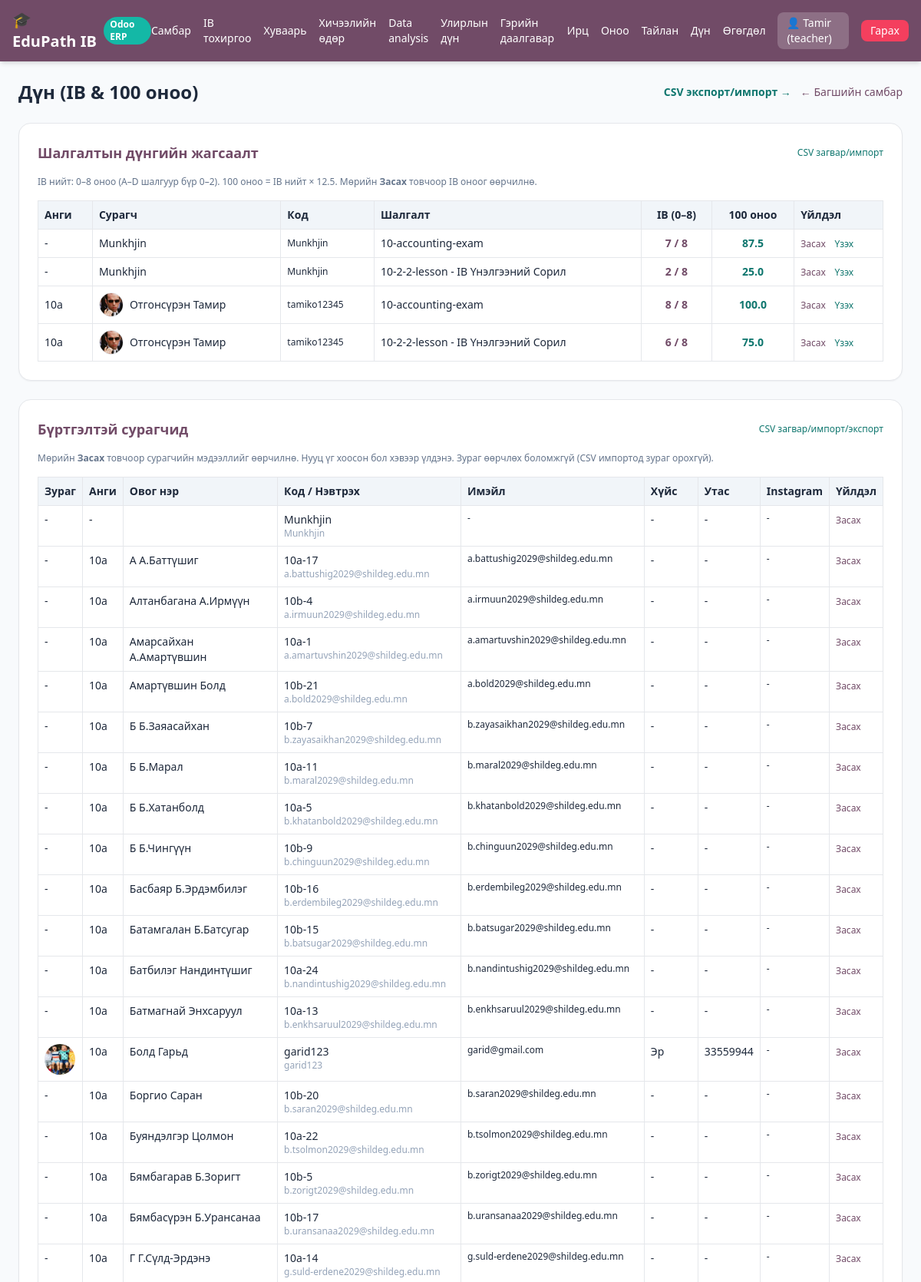
The page /scores (signed in, upper part) on the database its author committed.
### tables this page shows
CREATE TABLE users (
        id INTEGER PRIMARY KEY AUTOINCREMENT,
        username TEXT UNIQUE,
        password TEXT,
        role TEXT,
        gemini_api_key TEXT
    , deepseek_api_key TEXT, grade TEXT, name TEXT, surname TEXT, student_code TEXT, email TEXT, gender TEXT, phone TEXT, instagram TEXT, photo_path TEXT);

CREATE TABLE quizzes (
        id INTEGER PRIMARY KEY AUTOINCREMENT,
        lesson_id INTEGER,
        title TEXT,
        questions_json TEXT,
        image_path TEXT,
        created_by INTEGER
    , is_active INTEGER DEFAULT 1, time_limit_minutes INTEGER);

CREATE TABLE submissions (
        id INTEGER PRIMARY KEY AUTOINCREMENT,
        quiz_id INTEGER,
        student_id INTEGER,
        responses_json TEXT,
        evaluation_json TEXT,
        total_score INTEGER
    );

### app.py (the view)
@app.get("/scores", response_class=HTMLResponse)
def scores_page(request: Request, user: dict = Depends(get_current_user), db: sqlite3.Connection = Depends(get_db)):
    if not user or user["role"] != "teacher":
        return RedirectResponse("/login")
    c = db.cursor()
    c.execute(
        """
        SELECT s.id, s.total_score, s.evaluation_json, s.responses_json,
               q.title as quiz_title, q.id as quiz_id,
               u.id as student_id, u.username, u.name, u.surname, u.grade, u.student_code, u.email, u.photo_path
        FROM submissions s
        JOIN quizzes q ON s.quiz_id = q.id
        JOIN users u ON s.student_id = u.id
        WHERE u.role = 'student'
        ORDER BY u.grade, u.surname, u.name, s.id DESC
        """
    )
    rows = []
    for r in c.fetchall():
        d = dict(r)
        try:
            d["evaluation"] = json.loads(d["evaluation_json"]) if d["evaluation_json"] else {}
        except Exception:
            d["evaluation"] = {}
        d["score_100"] = ib_to_100(d["total_score"])
        rows.append(d)
    c.execute(
        """
        SELECT id, username, name, surname, grade, student_code, email, gender, phone, instagram, photo_path
        FROM users WHERE role = 'student'
        ORDER BY grade, surname, name
        """
    )
    students = [dict(r) for r in c.fetchall()]
    return templates.TemplateResponse(
        request=request,
        name="scores.html",
        context={"user": user, "rows": rows, "students": students},
    )

### templates/scores.html (shortened to what this page needs)
{% extends "base.html" %}
{% block content %}
<div class="space-y-6">
  <div class="flex flex-wrap justify-between items-center gap-3">
    <h1 class="text-2xl font-black text-slate-800">Дүн (IB & 100 оноо)</h1>
    <div class="flex items-center gap-3 text-sm">
      <a href="/teacher/data-transfer" class="font-semibold text-teal-700 hover:underline">CSV экспорт/импорт →</a>
      <a href="/teacher" class="text-[#714B67] hover:underline">← Багшийн самбар</a>
    </div>
  </div>
  <div class="bg-white p-6 rounded-2xl shadow-sm border overflow-x-auto">
    <div class="flex items-center justify-between mb-4">
      <h2 class="text-lg font-bold text-[#714B67]">Шалгалтын дүнгийн жагсаалт</h2>
      <div class="text-xs"><a href="/teacher/data-transfer" class="text-teal-700 hover:underline">CSV загвар/импорт</a></div>
    </div>
    <p class="text-xs text-slate-500 mb-4">IB нийт: 0–8 оноо (A–D шалгуур бүр 0–2). 100 оноо = IB нийт × 12.5. Мөрийн <b>Засах</b> товчоор IB оноог өөрчилнө.</p>
    <table class="w-full text-sm border-collapse">
      <thead>
        <tr class="bg-slate-100 text-left">
          <th class="p-2 border">Анги</th>
          <th class="p-2 border">Сурагч</th>
          <th class="p-2 border">Код</th>
          <th class="p-2 border">Шалгалт</th>
          <th class="p-2 border text-center">IB (0–8)</th>
          <th class="p-2 border text-center">100 оноо</th>
          <th class="p-2 border">Үйлдэл</th>
        </tr>
      </thead>
      <tbody>
        {% for r in rows %}
        <tr class="border-b hover:bg-slate-50">
          <td class="p-2 border font-medium">{{ r.grade or '-' }}</td>
          <td class="p-2 border">
            <div class="flex items-center gap-2">
              {% if r.photo_path %}<img src="/photo/{{ r.photo_path }}" alt="" class="w-8 h-8 rounded-full object-cover border">{% endif %}
              <span>{{ (r.surname or '') ~ ' ' ~ (r.name or '') if r.name else r.username }}</span>
            </div>
          </td>
          <td class="p-2 border text-xs">{{ r.student_code or r.username }}</td>
          <td class="p-2 border">{{ r.quiz_title }}</td>
          <td class="p-2 border text-center font-bold text-[#714B67]">
            <span class="inline-view-only">{{ r.total_score }} / 8</span>
          </td>
          <td class="p-2 border text-center font-bold text-teal-700">{{ r.score_100 }}</td>
          <td class="p-2 border whitespace-nowrap">
            <span class="inline-view-only">
              <button type="button" onclick="editRow(this)" class="text-xs text-[#714B67] hover:underline">Засах</button>
              <a href="/quiz/result/{{ r.id }}" class="text-xs text-teal-700 hover:underline ml-2">Үзэх</a>
            </span>
          </td>
        </tr>
        {% else %}
        <tr><td colspan="7" class="p-4 text-center text-slate-400">Одоогоор дүн байхгүй.</td></tr>
        {% endfor %}
      </tbody>
    </table>
  </div>
  <div class="bg-white p-6 rounded-2xl shadow-sm border overflow-x-auto">
    <div class="flex items-center justify-between mb-4">
      <h2 class="text-lg font-bold text-[#714B67]">Бүртгэлтэй сурагчид</h2>
      <div class="text-xs"><a href="/teacher/data-transfer" class="text-teal-700 hover:underline">CSV загвар/импорт/экспорт</a></div>
    </div>
    <p class="text-xs text-slate-500 mb-4">Мөрийн <b>Засах</b> товчоор сурагчийн мэдээллийг өөрчилнө. Нууц үг хоосон бол хэвээр үлдэнэ. Зураг өөрчлөх боломжгүй (CSV импортод зураг орохгүй).</p>
    <table class="w-full text-sm border-collapse">
      <thead>
        <tr class="bg-slate-100 text-left">
          <th class="p-2 border">Зураг</th>
          <th class="p-2 border">Анги</th>
          <th class="p-2 border">Овог нэр</th>
          <th class="p-2 border">Код / Нэвтрэх</th>
          <th class="p-2 border">Имэйл</th>
          <th class="p-2 border">Хүйс</th>
          <th class="p-2 border">Утас</th>
          <th class="p-2 border">Instagram</th>
          <th class="p-2 border">Үйлдэл</th>
        </tr>
      </thead>
      <tbody>
        {% for s in students %}
        <tr class="border-b align-top">
          <td class="p-2 border">{% if s.photo_path %}<img src="/photo/{{ s.photo_path }}" alt="" class="w-10 h-10 rounded-full object-cover">{% else %}-{% endif %}</td>
          <td class="p-2 border">
            <span class="inline-view-only">{{ s.grade or '-' }}</span>
          </td>
          <td class="p-2 border">
            <span class="inline-view-only">{{ s.surname or '' }} {{ s.name or '' }}</span>
          </td>
          <td class="p-2 border">
            <span class="inline-view-only">{{ s.student_code or s.username }}<div class="text-xs text-slate-400">{{ s.username }}</div></span>
          </td>
          <td class="p-2 border text-xs">
            <span class="inline-view-only">{{ s.email or '-' }}</span>
          </td>
          <td class="p-2 border">
            <span class="inline-view-only">{{ s.gender or '-' }}</span>
          </td>
          <td class="p-2 border">
            <span class="inline-view-only">{{ s.phone or '-' }}</span>
          </td>
          <td class="p-2 border text-xs">
            <span class="inline-view-only">{{ s.instagram or '-' }}</span>
          </td>
          <td class="p-2 border whitespace-nowrap">
            <span class="inline-view-only"><button type="button" onclick="editRow(this)" class="text-xs text-[#714B67] hover:underline">Засах</button></span>
          </td>
        </tr>
        {% else %}
        <tr><td colspan="9" class="p-4 text-center text-slate-400">Сурагч бүртгэгдээгүй.</td></tr>
        {% endfor %}
      </tbody>
    </table>
  </div>
</div>
{% endblock %}

### templates/base.html (shortened to what this page needs)
<!DOCTYPE html>
<html lang="mn">
<head>
  <script src="https://cdn.tailwindcss.com"></script>
</head>
<body class="bg-slate-50 text-slate-800 min-h-screen flex flex-col">
  <nav class="bg-[#714B67] text-white shadow-md">
    <div class="max-w-7xl mx-auto px-4 py-3 flex justify-between items-center">
      <a href="/" class="flex items-center space-x-2 font-bold text-xl">
        <span>🎓 EduPath IB</span>
        <span class="text-xs bg-teal-500 text-white px-2 py-0.5 rounded-full">Odoo ERP</span>
      </a>
      <div class="flex items-center space-x-4 text-sm">
        {% if user %}
          {% if user.role == 'teacher' %}
            <a href="/teacher" class="hover:underline">Самбар</a>
            <a href="/teacher/setup" class="hover:underline">IB тохиргоо</a>
            <a href="/teacher/timetable" class="hover:underline">Хуваарь</a>
            <a href="/teacher/sessions" class="hover:underline">Хичээлийн өдөр</a>
            <a href="/teacher/data-analysis" class="hover:underline">Data analysis</a>
            <a href="/teacher/term-grades" class="hover:underline">Улирлын дүн</a>
            <a href="/teacher/homework" class="hover:underline">Гэрийн даалгавар</a>
            <a href="/teacher/attendance" class="hover:underline">Ирц</a>
            <a href="/teacher/scoring" class="hover:underline">Оноо</a>
            <a href="/teacher/reports" class="hover:underline">Тайлан</a>
            <a href="/scores" class="hover:underline">Дүн</a>
            <a href="/teacher/data-transfer" class="hover:underline">Өгөгдөл</a>
          {% else %}
            <a href="/student" class="hover:underline">Самбар</a>
            <a href="/student/data-analysis" class="hover:underline">Data analysis</a>
            <a href="/student/term-grades" class="hover:underline">Улирлын дүн</a>
            <a href="/student/report" class="hover:underline">Миний тайлан</a>
          {% endif %}
          <span class="bg-white/20 px-3 py-1 rounded-lg">👤 {{ user.name or user.username }} ({{ user.role }})</span>
          <a href="/logout" class="bg-rose-500 hover:bg-rose-600 px-3 py-1 rounded-lg transition">Гарах</a>
        {% endif %}
      </div>
    </div>
  </nav>
  <main class="flex-1 max-w-7xl w-full mx-auto p-6">
    {% block content %}{% endblock %}
  </main>
</body>
</html>

### rows shown on the page
users: username "Tamir", role "teacher"
users: grade "-", username "Munkhjin", quiz_title "10-accounting-exam", total_score "7", score_100 "87.5", quiz_title "10-2-2-lesson - IB Үнэлгээний Сорил", total_score "2", score_100 "25.0", email "-", gender "-", phone "-", instagram "-"
users: grade "10a", photo_path (picture), name+surname "Отгонсүрэн Тамир", student_code "tamiko12345", quiz_title "10-accounting-exam", total_score "8", score_100 "100.0", quiz_title "10-2-2-lesson - IB Үнэлгээний Сорил", total_score "6", score_100 "75.0"
users: grade "10a", surname "А", name "А.Баттүшиг", student_code "10a-17", username "a.battushig2029@shildeg.edu.mn", email "a.battushig2029@shildeg.edu.mn", gender "-", phone "-", instagram "-"
users: grade "10a", surname "Алтанбагана", name "А.Ирмүүн", student_code "10b-4", username "a.irmuun2029@shildeg.edu.mn", email "a.irmuun2029@shildeg.edu.mn", gender "-", phone "-", instagram "-"
users: grade "10a", surname "Амарсайхан", name "А.Амартүвшин", student_code "10a-1", username "a.amartuvshin2029@shildeg.edu.mn", email "a.amartuvshin2029@shildeg.edu.mn", gender "-", phone "-", instagram "-"
users: grade "10a", surname "Амартүвшин", name "Болд", student_code "10b-21", username "a.bold2029@shildeg.edu.mn", email "a.bold2029@shildeg.edu.mn", gender "-", phone "-", instagram "-"
users: grade "10a", surname "Б", name "Б.Заяасайхан", student_code "10b-7", username "b.zayasaikhan2029@shildeg.edu.mn", email "b.zayasaikhan2029@shildeg.edu.mn", gender "-", phone "-", instagram "-"
users: grade "10a", surname "Б", name "Б.Марал", student_code "10a-11", username "b.maral2029@shildeg.edu.mn", email "b.maral2029@shildeg.edu.mn", gender "-", phone "-", instagram "-"
users: grade "10a", surname "Б", name "Б.Хатанболд", student_code "10a-5", username "b.khatanbold2029@shildeg.edu.mn", email "b.khatanbold2029@shildeg.edu.mn", gender "-", phone "-", instagram "-"
users: grade "10a", surname "Б", name "Б.Чингүүн", student_code "10b-9", username "b.chinguun2029@shildeg.edu.mn", email "b.chinguun2029@shildeg.edu.mn", gender "-", phone "-", instagram "-"
users: grade "10a", surname "Басбаяр", name "Б.Эрдэмбилэг", student_code "10b-16", username "b.erdembileg2029@shildeg.edu.mn", email "b.erdembileg2029@shildeg.edu.mn", gender "-", phone "-", instagram "-"
users: grade "10a", surname "Батамгалан", name "Б.Батсугар", student_code "10b-15", username "b.batsugar2029@shildeg.edu.mn", email "b.batsugar2029@shildeg.edu.mn", gender "-", phone "-", instagram "-"
users: grade "10a", surname "Батбилэг", name "Нандинтүшиг", student_code "10a-24", username "b.nandintushig2029@shildeg.edu.mn", email "b.nandintushig2029@shildeg.edu.mn", gender "-", phone "-", instagram "-"
users: grade "10a", surname "Батмагнай", name "Энхсаруул", student_code "10a-13", username "b.enkhsaruul2029@shildeg.edu.mn", email "b.enkhsaruul2029@shildeg.edu.mn", gender "-", phone "-", instagram "-"
users: photo_path (picture), grade "10a", surname "Болд", name "Гарьд", student_code "garid123", username "garid123", email "garid@gmail.com", gender "Эр", phone "33559944", instagram "-"
users: grade "10a", surname "Боргио", name "Саран", student_code "10b-20", username "b.saran2029@shildeg.edu.mn", email "b.saran2029@shildeg.edu.mn", gender "-", phone "-", instagram "-"
users: grade "10a", surname "Буяндэлгэр", name "Цолмон", student_code "10a-22", username "b.tsolmon2029@shildeg.edu.mn", email "b.tsolmon2029@shildeg.edu.mn", gender "-", phone "-", instagram "-"
users: grade "10a", surname "Бямбагарав", name "Б.Зоригт", student_code "10b-5", username "b.zorigt2029@shildeg.edu.mn", email "b.zorigt2029@shildeg.edu.mn", gender "-", phone "-", instagram "-"
users: grade "10a", surname "Бямбасүрэн", name "Б.Урансанаа", student_code "10b-17", username "b.uransanaa2029@shildeg.edu.mn", email "b.uransanaa2029@shildeg.edu.mn", gender "-", phone "-", instagram "-"
users: grade "10a", surname "Г", name "Г.Сүлд-Эрдэнэ", student_code "10a-14", username "g.suld-erdene2029@shildeg.edu.mn", email "g.suld-erdene2029@shildeg.edu.mn", gender "-", phone "-", instagram "-"
